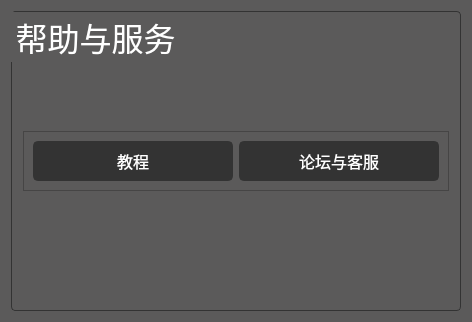
                   <widget class="QWidget" name="page_help">
                    <property name="styleSheet">
                     <string notr="true">background:rgb(91,90,90);</string>
                    </property>
                    <layout class="QVBoxLayout" name="verticalLayout_30">
                     <item>
                      <widget class="QGroupBox" name="help">
                       <property name="minimumSize">
                        <size>
                         <width>250</width>
                         <height>300</height>
                        </size>
                       </property>
                       <property name="maximumSize">
                        <size>
                         <width>10000</width>
                         <height>10000</height>
                        </size>
                       </property>
                       <property name="sizeIncrement">
                        <size>
                         <width>0</width>
                         <height>0</height>
                        </size>
                       </property>
                       <property name="font">
                        <font>
                         <family>黑体</family>
                         <pointsize>24</pointsize>
                        </font>
                       </property>
                       <property name="styleSheet">
                        <string notr="true">QGroupBox{
	border:1px solid rgb(51,51,51);	
	border-radius:4px;
	color:white;
	background:rgb(91,90,90);
}
</string>
                       </property>
                       <property name="title">
                        <string>帮助与服务</string>
                       </property>
                       <property name="alignment">
                        <set>Qt::AlignLeading|Qt::AlignLeft|Qt::AlignVCenter</set>
                       </property>
                       <property name="flat">
                        <bool>false</bool>
                       </property>
                       <property name="checkable">
                        <bool>false</bool>
                       </property>
                       <layout class="QVBoxLayout" name="verticalLayout_29">
                        <item>
                         <spacer name="verticalSpacer_2">
                          <property name="orientation">
                           <enum>Qt::Vertical</enum>
                          </property>
                          <property name="sizeType">
                           <enum>QSizePolicy::Fixed</enum>
                          </property>
                          <property name="sizeHint" stdset="0">
                           <size>
                            <width>20</width>
                            <height>60</height>
                           </size>
                          </property>
                         </spacer>
                        </item>
                        <item>
                         <widget class="QFrame" name="frame_2">
                          <property name="minimumSize">
                           <size>
                            <width>0</width>
                            <height>50</height>
                           </size>
                          </property>
                          <property name="frameShape">
                           <enum>QFrame::StyledPanel</enum>
                          </property>
                          <property name="frameShadow">
                           <enum>QFrame::Raised</enum>
                          </property>
                          <layout class="QHBoxLayout" name="horizontalLayout_25">
                           <item>
                            <widget class="QPushButton" name="tutorial">
                             <property name="minimumSize">
                              <size>
                               <width>200</width>
                               <height>40</height>
                              </size>
                             </property>
                             <property name="maximumSize">
                              <size>
                               <width>200</width>
                               <height>40</height>
                              </size>
                             </property>
                             <property name="font">
                              <font>
                               <family>Segoe UI</family>
                               <pointsize>12</pointsize>
                              </font>
                             </property>
                             <property name="styleSheet">
                              <string notr="true">QPushButton {
	border: 2px solid rgb(51,51,51);
	border-radius: 5px;	
	color:rgb(255,255,255);
	background-color: rgb(51,51,51);
}
QPushButton:hover {
	border: 2px solid rgb(0,143,150);
	background-color: rgb(0,143,150);
}
QPushButton:pressed {	
	border: 2px solid rgb(0,143,150);
	background-color: rgb(51,51,51);
}

QPushButton:disabled {	
	border-radius: 5px;	
	border: 2px solid rgb(112,112,112);
	background-color: rgb(112,112,112);
}</string>
                             </property>
                             <property name="text">
                              <string>教程</string>
                             </property>
                            </widget>
                           </item>
                           <item>
                            <widget class="QPushButton" name="service">
                             <property name="minimumSize">
                              <size>
                               <width>200</width>
                               <height>40</height>
                              </size>
                             </property>
                             <property name="maximumSize">
                              <size>
                               <width>200</width>
                               <height>40</height>
                              </size>
                             </property>
                             <property name="font">
                              <font>
                               <family>Segoe UI</family>
                               <pointsize>12</pointsize>
                              </font>
                             </property>
                             <property name="styleSheet">
                              <string notr="true">QPushButton {
	border: 2px solid rgb(51,51,51);
	border-radius: 5px;	
	color:rgb(255,255,255);
	background-color: rgb(51,51,51);
}
QPushButton:hover {
	border: 2px solid rgb(0,143,150);
	background-color: rgb(0,143,150);
}
QPushButton:pressed {	
	border: 2px solid rgb(0,143,150);
	background-color: rgb(51,51,51);
}

QPushButton:disabled {	
	border-radius: 5px;	
	border: 2px solid rgb(112,112,112);
	background-color: rgb(112,112,112);
}</string>
                             </property>
                             <property name="text">
                              <string>论坛与客服</string>
                             </property>
                            </widget>
                           </item>
                          </layout>
                         </widget>
                        </item>
                        <item>
                         <spacer name="verticalSpacer">
                          <property name="orientation">
                           <enum>Qt::Vertical</enum>
                          </property>
                          <property name="sizeHint" stdset="0">
                           <size>
                            <width>20</width>
                            <height>50</height>
                           </size>
                          </property>
                         </spacer>
                        </item>
                       </layout>
                      </widget>
                     </item>
                    </layout>
                   </widget>
